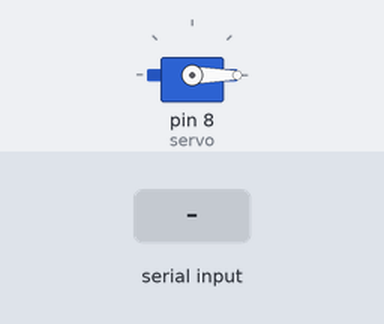
A sketch run on a simulated Arduino Uno, built with avr-gcc and run on an emulated ATmega328P. Parts: servo. The test bench sets the inputs (shaded band).

Above: at 1.2 s.
1.3 s: "90,45\n" received over Serial
At 2.3 s:
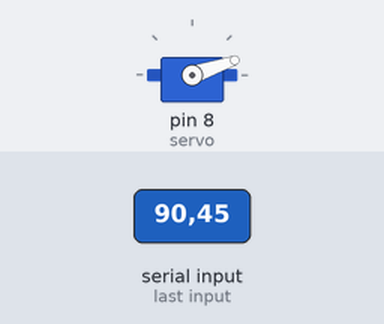
2.8 s: "200\n" received over Serial
Timing chart, 0 to 5.8 s (numbered marks = the images above; inputs shaded):
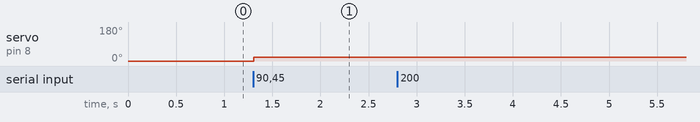

Measured:
- after the input at 1.3 s, servo on pin 8 (servo): 0° → 19° at once

The sketch:

arduinov2.ino
```cpp
#include <Servo.h>

Servo servo;
int currentAngle = 0;

void setup() {
  servo.attach(8);
  servo.write(currentAngle);
  Serial.begin(9600);
}


void loop()
{
  int convertedValue;
   // If there is a data stored in the serial receive buffer and read it
  if(Serial.available()){
    convertedValue = Serial.read() - '0';
    convertedValue = (int) ((convertedValue * 2) + 95);

/*
    if (currentAngle < convertedValue) {
       for(int angle = currentAngle; angle < convertedValue; angle++) {
        servo.write(angle);
        delay(15);
       }
    } else {
       for(int angle = currentAngle; angle > convertedValue; angle--) {
        servo.write(angle);
        delay(15);
       }
    }
    currentAngle = convertedValue;
*/

    servo.write(convertedValue);
  }
}
```
